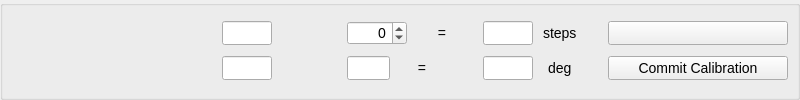
<?xml version="1.0" encoding="UTF-8"?>
<ui version="4.0">
 <class>dpr_counter</class>
 <widget class="QWidget" name="dpr_counter">
  <!-- layout_widget is added to an external layout after construction;
       geometry here is just a placeholder used before reparenting. -->
  <widget class="QGroupBox" name="layout_widget">
   <property name="geometry">
    <rect><x>0</x><y>0</y><width>800</width><height>100</height></rect>
   </property>
   <!-- title set dynamically (pcs_str) -->
   <property name="title"><string></string></property>
   <property name="styleSheet"><string>font-size: 14px</string></property>
   <layout class="QGridLayout" name="row_layout">
    <property name="spacing"><number>5</number></property>

    <!-- row 0, col 0: description label (text = ctr_dsc, set dynamically) -->
    <item row="0" column="0" alignment="Qt::AlignHCenter|Qt::AlignVCenter">
     <widget class="QLabel" name="counter_label">
      <property name="minimumSize"><size><width>200</width><height>0</height></size></property>
      <property name="maximumSize"><size><width>200</width><height>16777215</height></size></property>
      <property name="text"><string></string></property>
      <property name="alignment"><set>Qt::AlignLeft|Qt::AlignVCenter</set></property>
     </widget>
    </item>

    <!-- row 1, col 0: function label (text = ctr_fct, set dynamically) -->
    <item row="1" column="0" alignment="Qt::AlignHCenter|Qt::AlignVCenter">
     <widget class="QLabel" name="counter_label2">
      <property name="minimumSize"><size><width>200</width><height>0</height></size></property>
      <property name="maximumSize"><size><width>200</width><height>16777215</height></size></property>
      <property name="text"><string></string></property>
      <property name="alignment"><set>Qt::AlignLeft|Qt::AlignVCenter</set></property>
     </widget>
    </item>

    <!-- row 0, col 1: cal_offset display -->
    <item row="0" column="1" alignment="Qt::AlignHCenter|Qt::AlignVCenter">
     <widget class="QLineEdit" name="cal_offset">
      <property name="minimumSize"><size><width>50</width><height>0</height></size></property>
      <property name="maximumSize"><size><width>50</width><height>16777215</height></size></property>
      <property name="alignment"><set>Qt::AlignRight</set></property>
      <property name="readOnly"><bool>true</bool></property>
     </widget>
    </item>

    <!-- row 0, col 2: separator (text = sep_str, set dynamically) -->
    <item row="0" column="2" alignment="Qt::AlignHCenter|Qt::AlignVCenter">
     <widget class="QLabel" name="seperator_label">
      <property name="minimumSize"><size><width>20</width><height>0</height></size></property>
      <property name="maximumSize"><size><width>20</width><height>16777215</height></size></property>
      <property name="text"><string></string></property>
      <property name="alignment"><set>Qt::AlignHCenter|Qt::AlignVCenter</set></property>
     </widget>
    </item>

    <!-- row 0, col 3: phase trim spinbox -->
    <item row="0" column="3" alignment="Qt::AlignRight">
     <widget class="QSpinBox" name="phase_trim_spin">
      <property name="minimumSize"><size><width>60</width><height>0</height></size></property>
      <property name="maximumSize"><size><width>60</width><height>16777215</height></size></property>
      <property name="alignment"><set>Qt::AlignRight</set></property>
      <property name="minimum"><number>-40</number></property>
      <property name="maximum"><number>40</number></property>
     </widget>
    </item>

    <!-- row 0, col 4: "=" label -->
    <item row="0" column="4" alignment="Qt::AlignHCenter|Qt::AlignVCenter">
     <widget class="QLabel" name="result1_label">
      <property name="minimumSize"><size><width>20</width><height>0</height></size></property>
      <property name="maximumSize"><size><width>20</width><height>16777215</height></size></property>
      <property name="text"><string>=</string></property>
      <property name="alignment"><set>Qt::AlignHCenter|Qt::AlignVCenter</set></property>
     </widget>
    </item>

    <!-- row 0, col 5: total steps display -->
    <item row="0" column="5" alignment="Qt::AlignHCenter|Qt::AlignVCenter">
     <widget class="QLineEdit" name="tot_steps">
      <property name="minimumSize"><size><width>50</width><height>0</height></size></property>
      <property name="maximumSize"><size><width>50</width><height>16777215</height></size></property>
      <property name="alignment"><set>Qt::AlignRight</set></property>
      <property name="readOnly"><bool>true</bool></property>
     </widget>
    </item>

    <!-- row 0, col 6: "steps" label -->
    <item row="0" column="6" alignment="Qt::AlignLeft">
     <widget class="QLabel" name="step_label">
      <property name="minimumSize"><size><width>50</width><height>0</height></size></property>
      <property name="maximumSize"><size><width>50</width><height>16777215</height></size></property>
      <property name="text"><string>steps</string></property>
     </widget>
    </item>

    <!-- row 0, col 7: calibrate button (text set dynamically) -->
    <item row="0" column="7" alignment="Qt::AlignHCenter|Qt::AlignVCenter">
     <widget class="QPushButton" name="calibrate">
      <property name="minimumSize"><size><width>180</width><height>0</height></size></property>
      <property name="maximumSize"><size><width>180</width><height>16777215</height></size></property>
      <property name="text"><string></string></property>
     </widget>
    </item>

    <!-- row 1, col 1: cal offset in degrees -->
    <item row="1" column="1" alignment="Qt::AlignHCenter|Qt::AlignVCenter">
     <widget class="QLineEdit" name="cal_off_deg">
      <property name="minimumSize"><size><width>50</width><height>0</height></size></property>
      <property name="maximumSize"><size><width>50</width><height>16777215</height></size></property>
      <property name="alignment"><set>Qt::AlignRight</set></property>
      <property name="readOnly"><bool>true</bool></property>
     </widget>
    </item>

    <!-- row 1, col 2: separator (text = sep_str, set dynamically) -->
    <item row="1" column="2" alignment="Qt::AlignHCenter|Qt::AlignVCenter">
     <widget class="QLabel" name="seperator2_label">
      <property name="minimumSize"><size><width>20</width><height>0</height></size></property>
      <property name="maximumSize"><size><width>20</width><height>16777215</height></size></property>
      <property name="text"><string></string></property>
      <property name="alignment"><set>Qt::AlignHCenter|Qt::AlignVCenter</set></property>
     </widget>
    </item>

    <!-- row 1, col 3: trim in degrees -->
    <item row="1" column="3" alignment="Qt::AlignLeft">
     <widget class="QLineEdit" name="trim_deg">
      <property name="minimumSize"><size><width>43</width><height>0</height></size></property>
      <property name="maximumSize"><size><width>43</width><height>16777215</height></size></property>
      <property name="alignment"><set>Qt::AlignRight</set></property>
      <property name="readOnly"><bool>true</bool></property>
     </widget>
    </item>

    <!-- row 1, col 4: "=" label -->
    <item row="1" column="4" alignment="Qt::AlignLeft">
     <widget class="QLabel" name="result2_label">
      <property name="minimumSize"><size><width>20</width><height>0</height></size></property>
      <property name="maximumSize"><size><width>20</width><height>16777215</height></size></property>
      <property name="text"><string>=</string></property>
      <property name="alignment"><set>Qt::AlignHCenter|Qt::AlignVCenter</set></property>
     </widget>
    </item>

    <!-- row 1, col 5: total in degrees -->
    <item row="1" column="5" alignment="Qt::AlignHCenter|Qt::AlignVCenter">
     <widget class="QLineEdit" name="tot_degs">
      <property name="minimumSize"><size><width>50</width><height>0</height></size></property>
      <property name="maximumSize"><size><width>50</width><height>16777215</height></size></property>
      <property name="alignment"><set>Qt::AlignRight</set></property>
      <property name="readOnly"><bool>true</bool></property>
     </widget>
    </item>

    <!-- row 1, col 6: "deg" label -->
    <item row="1" column="6" alignment="Qt::AlignHCenter|Qt::AlignVCenter">
     <widget class="QLabel" name="degrees_label">
      <property name="minimumSize"><size><width>50</width><height>0</height></size></property>
      <property name="maximumSize"><size><width>50</width><height>16777215</height></size></property>
      <property name="text"><string>deg</string></property>
     </widget>
    </item>

    <!-- row 1, col 7: commit button -->
    <item row="1" column="7" alignment="Qt::AlignHCenter|Qt::AlignVCenter">
     <widget class="QPushButton" name="commit">
      <property name="minimumSize"><size><width>180</width><height>0</height></size></property>
      <property name="maximumSize"><size><width>180</width><height>16777215</height></size></property>
      <property name="text"><string>Commit Calibration</string></property>
     </widget>
    </item>
   </layout>
  </widget>
 </widget>
 <resources/>
 <connections/>
</ui>
